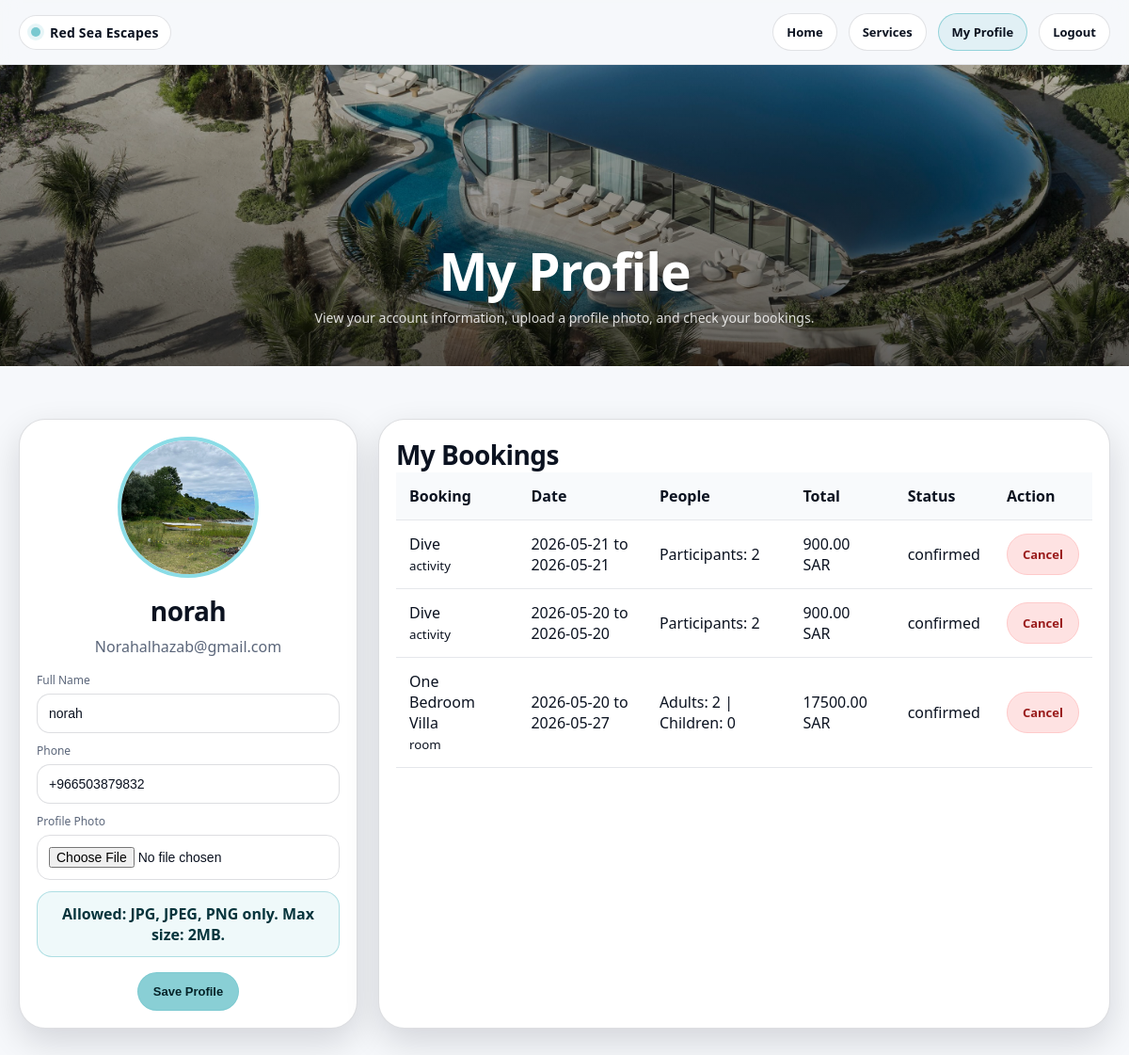
/profile.php (signed in), run on the app's committed database.
### tables this page shows
CREATE TABLE `users` (
  `user_id` int(11) NOT NULL,
  `full_name` varchar(100) NOT NULL,
  `email` varchar(150) NOT NULL,
  `password_hash` varchar(255) NOT NULL,
  `phone` varchar(30) DEFAULT NULL,
  `role` enum('admin','user') NOT NULL DEFAULT 'user',
  `profile_photo` varchar(255) DEFAULT NULL,
  `is_active` tinyint(1) NOT NULL DEFAULT 1,
  `created_at` timestamp NOT NULL DEFAULT current_timestamp()
);

CREATE TABLE `bookings` (
  `booking_id` int(11) NOT NULL,
  `user_id` int(11) NOT NULL,
  `booking_type` enum('room','activity') NOT NULL,
  `room_id` int(11) DEFAULT NULL,
  `activity_id` int(11) DEFAULT NULL,
  `start_date` date NOT NULL,
  `end_date` date NOT NULL,
  `time_slot` time DEFAULT NULL,
  `adults` int(11) DEFAULT 1,
  `children` int(11) DEFAULT 0,
  `participants` int(11) DEFAULT 1,
  `user_age` int(11) DEFAULT NULL,
  `total_price` decimal(10,2) DEFAULT 0.00,
  `status` enum('pending','confirmed','cancelled') DEFAULT 'confirmed',
  `cancel_reason` varchar(255) DEFAULT NULL,
  `created_at` timestamp NOT NULL DEFAULT current_timestamp()
);

CREATE TABLE `activities` (
  `activity_id` int(11) NOT NULL,
  `activity_name` varchar(100) NOT NULL,
  `category` enum('water','desert') NOT NULL,
  `description` text DEFAULT NULL,
  `price_per_person` decimal(10,2) NOT NULL,
  `min_age` int(11) NOT NULL,
  `duration` varchar(50) DEFAULT NULL,
  `total_slots` int(11) NOT NULL DEFAULT 10,
  `image_path` varchar(255) DEFAULT NULL,
  `is_active` tinyint(1) NOT NULL DEFAULT 1
);

CREATE TABLE `rooms` (
  `room_id` int(11) NOT NULL,
  `resort_id` int(11) NOT NULL,
  `room_name` varchar(150) NOT NULL,
  `description` text DEFAULT NULL,
  `price_per_night` decimal(10,2) NOT NULL,
  `max_adults` int(11) NOT NULL,
  `max_children` int(11) NOT NULL DEFAULT 0,
  `total_rooms` int(11) NOT NULL DEFAULT 1,
  `image_path` varchar(255) DEFAULT NULL,
  `is_active` tinyint(1) NOT NULL DEFAULT 1
);

### profile.php (the view, shortened to what this page needs)
<?php
require_once "config/db.php";
$user_id = $_SESSION["user_id"];
$stmt = $conn->prepare("SELECT full_name, email, phone, role, profile_photo FROM users WHERE user_id = ?");
$stmt->bind_param("i", $user_id);
$stmt->execute();
$user = $stmt->get_result()->fetch_assoc();
$stmt = $conn->prepare("
    SELECT b.*, r.room_name, a.activity_name
    FROM bookings b
    LEFT JOIN rooms r ON b.room_id = r.room_id
    LEFT JOIN activities a ON b.activity_id = a.activity_id
    WHERE b.user_id = ?
    ORDER BY b.created_at DESC
");
$stmt->bind_param("i", $user_id);
$stmt->execute();
$bookings = $stmt->get_result();
?>
<!doctype html>
<html lang="en">
<head>
  <link rel="stylesheet" href="global/main.css">
</head>
<body>
<div class="navWrap">
  <div class="container nav">
    <a class="brand" href="index.html"><i class="dot"></i><span>Red Sea Escapes</span></a>
    <nav class="navLinks">
      <a href="index.html">Home</a>
      <a href="pages/services.html">Services</a>
      <a class="active" href="profile.php">My Profile</a>
      <a href="server/logout.php">Logout</a>
    </nav>
  </div>
</div>
<header class="hero heroSimple" style="min-height:40vh;">
  <div class="hero__bg" style="background-image:url('images/hero.jpg');"></div>
  <div class="hero__overlay"></div>
  <div class="hero__content">
    <div class="container hero__inner center">
      <h1 class="h1">My Profile</h1>
      <p class="hero__sub">View your account information, upload a profile photo, and check your bookings.</p>
    </div>
  </div>
</header>
<main class="section">
  <div class="container">
    <div class="profile-grid">
      <section class="panel">
        <?php if(!empty($user["profile_photo"])): ?>
          <img class="profile-img" src="<?= htmlspecialchars($user["profile_photo"]) ?>" alt="Profile Photo">
        <?php else: ?>
          <div class="profile-placeholder"><?= strtoupper(substr($user["full_name"], 0, 1)) ?></div>
        <?php endif; ?>
        <h2 class="profile-name"><?= htmlspecialchars($user["full_name"]) ?></h2>
        <p class="profile-email"><?= htmlspecialchars($user["email"]) ?></p>
        <form method="POST" enctype="multipart/form-data">
          <div class="formgrid" style="grid-template-columns:1fr;">
            <label>
              Full Name
              <input type="text" name="full_name" value="<?= htmlspecialchars($user["full_name"]) ?>" required>
            </label>
            <label>
              Phone
              <input type="text" name="phone" value="<?= htmlspecialchars($user["phone"] ?? "") ?>" placeholder="05xxxxxxxx">
            </label>
            <label>
              Profile Photo
              <input type="file" name="profile_photo" accept=".jpg,.jpeg,.png">
            </label>
          </div>
          <div class="notice">Allowed: JPG, JPEG, PNG only. Max size: 2MB.</div>
          <div class="hero-actions" style="justify-content:center;margin-top:16px;">
            <button class="btn brand" type="submit">Save Profile</button>
          </div>
        </form>
      </section>
      <section class="panel">
        <h2>My Bookings</h2>
        <?php if($bookings->num_rows === 0): ?>
          <p class="lead">You do not have any bookings yet.</p>
        <?php else: ?>
          <table class="profile-table">
            <tr>
              <th>Booking</th>
              <th>Date</th>
              <th>People</th>
              <th>Total</th>
              <th>Status</th>
              <th>Action</th>
            </tr>
            <?php while($b = $bookings->fetch_assoc()): ?>
              <tr>
                <td>
                  <?= $b["booking_type"] === "room" ? htmlspecialchars($b["room_name"]) : htmlspecialchars($b["activity_name"]) ?>
                  <br><small><?= htmlspecialchars($b["booking_type"]) ?></small>
                </td>
                <td><?= htmlspecialchars($b["start_date"]) ?> to <?= htmlspecialchars($b["end_date"]) ?></td>
                <td>
                  <?php if($b["booking_type"] === "room"): ?>
                    Adults: <?= htmlspecialchars($b["adults"]) ?> |
                    Children: <?= htmlspecialchars($b["children"]) ?>
                  <?php else: ?>
                    Participants: <?= htmlspecialchars($b["participants"]) ?>
                  <?php endif; ?>
                </td>
                <td><?= htmlspecialchars($b["total_price"]) ?> SAR</td>
                <td><?= htmlspecialchars($b["status"]) ?></td>
                <td>
                  <a class="btn danger"
                     href="server/cancel_booking.php?id=<?= $b["booking_id"] ?>"
                     onclick="return confirm('Cancel this booking?')">
                     Cancel
                  </a>
                </td>
              </tr>
            <?php endwhile; ?>
          </table>
        <?php endif; ?>
      </section>
    </div>
  </div>
</main>
</body>
</html>

### global/main.css (style rules this page uses)
:root { --bg:#f6f8fb; --ink:#0b1220; --muted:#5b667a; --line:rgba(15, 23, 42, .14); --glass:rgba(10, 16, 28, .38); --pill:rgba(255,255,255,.10); --pill2:rgba(255,255,255,.14); --white:#fff; --brand:#79c9d0; --brand2:#a7e7ea; --shadow:0 22px 60px rgba(2, 6, 23, .18); --shadow2:0 14px 36px rgba(2, 6, 23, .14); --r16:16px; --r22:22px; --r28:28px; --max:1180px; }
* { box-sizing:border-box }
html,body { height:100% }
body { margin:0; font-family: ui-sans-serif, system-ui, -apple-system, Segoe UI, Roboto, Helvetica, Arial, "Apple Color Emoji","Segoe UI Emoji"; color:var(--ink); background:var(--bg); }
a { color:inherit; text-decoration:none }
img { max-width:100%; display:block }
.container { width:min(var(--max), calc(100% - 40px)); margin:0 auto }
.brand { display:flex; align-items:center; gap:10px; padding:8px 12px; border-radius:999px; border:1px solid rgba(255,255,255,.18); background:rgba(255,255,255,.06); }
.brand .dot { width:10px; height:10px; border-radius:50%; background:var(--brand); box-shadow:0 0 0 4px rgba(121,201,208,.18); }
.brand span { font-weight:600; font-size:14px; color:rgba(255,255,255,.92); letter-spacing:.2px; }
.hero-actions { display:flex; gap:12px; flex-wrap:wrap; }
.btn { display:inline-flex; align-items:center; justify-content:center; padding:12px 16px; border-radius:999px; border:1px solid rgba(255,255,255,.22); background:rgba(255,255,255,.07); color:#fff; font-size:13px; font-weight:600; transition: transform .18s ease, background .18s ease, border-color .18s ease; }
.btn.brand { background:rgba(121,201,208,.88); border-color: rgba(121,201,208,.88); color:#052328; }
.section { padding:56px 0; }
.section h2 { margin:0; font-size:28px; letter-spacing:-.02em; }
.panel { background:#fff; border:1px solid var(--line); border-radius: var(--r28); box-shadow: var(--shadow2); padding:18px; }
.dot { width:8px;height:8px;border-radius:999px; background: rgba(2,6,23,.18); }
.formgrid { margin-top:14px; display:grid; grid-template-columns: 1fr 1fr; gap:10px; }
.formgrid label { display:flex; flex-direction:column; gap:6px; font-size:12px; color:var(--muted); }
.formgrid input, .formgrid select { padding:12px 12px; border-radius:14px; border:1px solid rgba(15,23,42,.14); font-size:14px; color:var(--ink); }
.navWrap { position:sticky; top:0; z-index:40; background:rgba(246,248,251,.82); backdrop-filter: blur(10px); border-bottom:1px solid rgba(15,23,42,.08); }
.navWrap .nav { display:flex; align-items:center; justify-content:space-between; gap:14px; padding:14px 0; }
.navWrap .brand { border:1px solid rgba(15,23,42,.12); background:#fff; }
.navWrap .brand span { color: var(--ink); }
.navLinks { display:flex; align-items:center; gap:12px; flex-wrap:wrap; justify-content:center; }
.navLinks a { padding:10px 14px; border-radius:999px; border:1px solid rgba(15,23,42,.12); background:#fff; font-weight:650; font-size:13px; }
.navLinks a.active { border-color: rgba(121,201,208,.75); background: rgba(121,201,208,.16); }
.hero { position:relative; overflow:hidden; }
.heroSimple { min-height:60vh; display:flex; align-items:flex-end; padding:66px 0 40px; background:#0b1220; }
.hero__bg { position:absolute; inset:0; background-position:center; background-size:cover; transform: scale(1.02); }
.hero__overlay { position:absolute; inset:0; background: linear-gradient(to bottom, rgba(0,0,0,.25), rgba(0,0,0,.62)); }
.hero__content { position:relative; z-index:2; width:100%; }
.hero__inner.center { text-align:center; }
.h1 { margin:0; color:#fff; font-weight:750; letter-spacing:-.02em; font-size: clamp(34px, 4.6vw, 58px); line-height:1.05; }
.hero__sub { margin:10px auto 0; color:rgba(255,255,255,.84); max-width:70ch; line-height:1.6; font-size:14px; }
.notice { margin-top:12px; padding:12px 14px; border-radius:16px; border:1px solid rgba(121,201,208,.55); background: rgba(121,201,208,.12); color:#06343c; font-weight:700; text-align:center; }

### data on the page
users: profile_photo (picture), full_name "norah", email "Norahalhazab@gmail.com", phone "+966503879832"
bookings: activity.activity_name "Dive", booking_type "activity", start_date "2026-05-21", end_date "2026-05-21", participants "2", total_price "900.00", status "confirmed"
bookings: activity.activity_name "Dive", booking_type "activity", start_date "2026-05-20", end_date "2026-05-20", participants "2", total_price "900.00", status "confirmed"
bookings: room.room_name "One Bedroom Villa", booking_type "room", start_date "2026-05-20", end_date "2026-05-27", adults "2", children "0", total_price "17500.00", status "confirmed"
